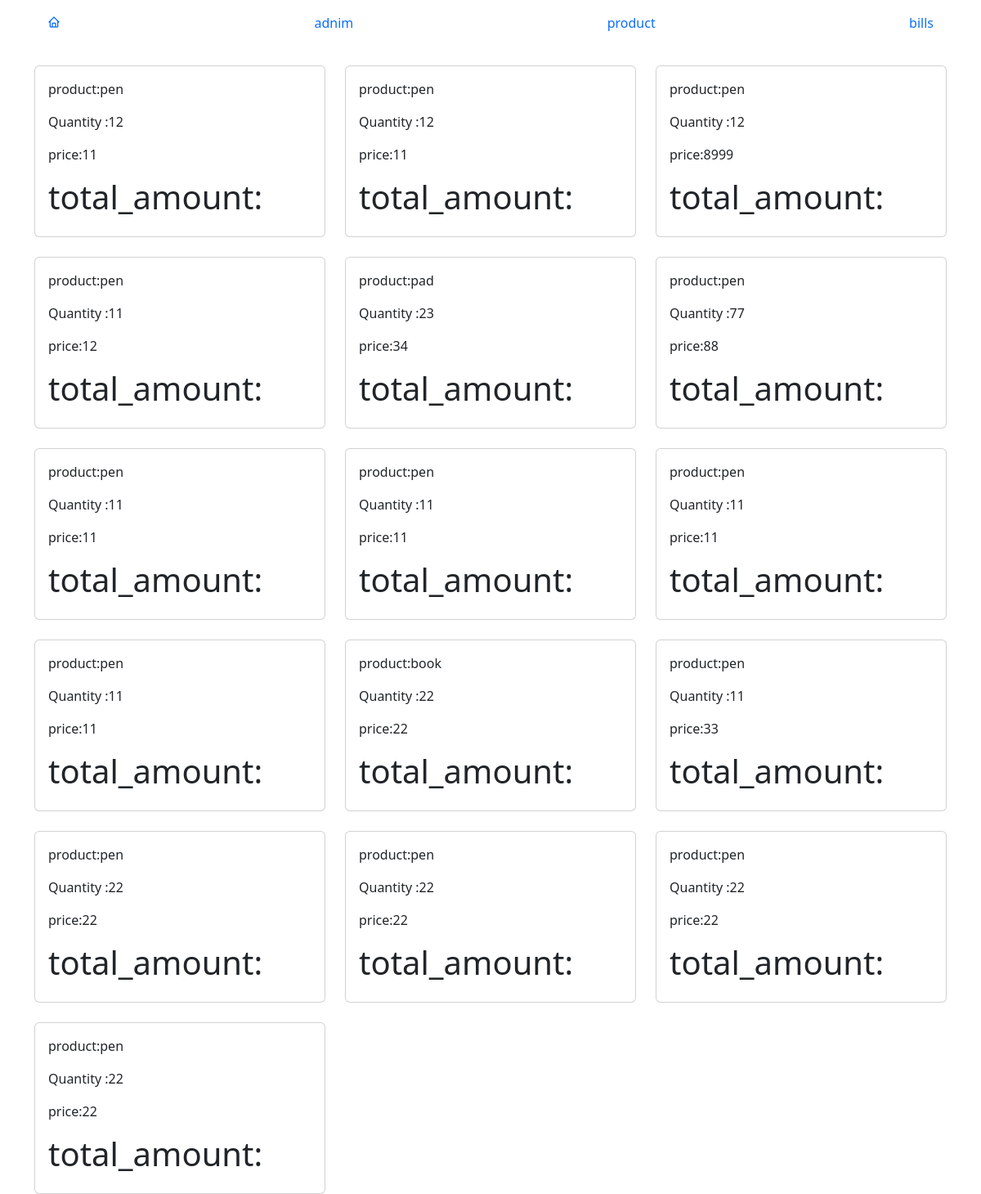
The app's page /total/ with its own data.
### testapp/models.py (models this page shows)
class Bills(models.Model):
    product = models.ForeignKey("product_details",related_name="product",on_delete=models.CASCADE)
    materil = models.ForeignKey("product_details",related_name="materials",on_delete=models.CASCADE)
    Quantity = models.IntegerField()
    price = models.IntegerField()

class product_details(models.Model):
    product_name = models.CharField(max_length=100)
    material = models.CharField(max_length=100)
    img = models.ImageField(upload_to="userimage/",blank=True)
    def __str__(self):
        return self.product_name

### testapp/views.py (the view)
# urls.py: path("total/",views.total_bills,name='total')
def total_bills(request):
    kumar=Bills.objects.all()
    return render(request,"total_bills.html",{'kumar':kumar})

### templates/total_bills.html
{% extends "base.html" %}
    {% block contunt %}
    <div class="container">
        <div class="jumbotron">
            <div class="row">
                {% for i in kumar %}
                <div class="col-md-4"><br>
                    <div class="card card-body">
                        <p>product:{{ i.product }}</p>
                       <p> Quantity :{{ i.Quantity  }}</p>
                       <p>price:{{ i.price }}</p>
                       <h1>total_amount:{{ i.total_amount }}</h1>
                    </div>
                </div>
                {% endfor %}
            </div>
        </div>
    </div>
    {% endblock %}

### templates/base.html (shortened to what this page needs)
<!DOCTYPE html>
<html lang="en">
<head>
    <link href="https://cdn.jsdelivr.net/npm/bootstrap@5.3.2/dist/css/bootstrap.min.css" rel="stylesheet">
    <link href='https://unpkg.com/boxicons@2.1.4/css/boxicons.min.css' rel='stylesheet'>
</head>
<body>
    <nav calss="navbar navbar-light bg-light">
        <div class="container">
            <div class="nav navbar">
                <div class="nav-item">
                    <a href="{% url 'home' %}" class="nav-link"><i class='bx bx-home'></i></a>
                </div>
                <div class="nav-item">
                    <a href="#" class="nav-link">adnim</a>
                </div>
                <div class="nav-item">
                    <a href="{% url 'bills' %}" class="nav-link">product</a>
                </div>
                <div class="nav-item">
                    <a href="{% url 'total' %}" class="nav-link">bills</a>
                </div>
            </div>
        </div>
    </nav>
    {% block contunt %}
    {% endblock %}
</body>
</html>

### records on screen
Bills: product "pen", Quantity "12", price "11"
Bills: product "pen", Quantity "12", price "11"
Bills: product "pen", Quantity "12", price "8999"
Bills: product "pen", Quantity "11", price "12"
Bills: product "pad", Quantity "23", price "34"
Bills: product "pen", Quantity "77", price "88"
Bills: product "pen", Quantity "11", price "11"
Bills: product "pen", Quantity "11", price "11"
Bills: product "pen", Quantity "11", price "11"
Bills: product "pen", Quantity "11", price "11"
Bills: product "book", Quantity "22", price "22"
Bills: product "pen", Quantity "11", price "33"
Bills: product "pen", Quantity "22", price "22"
Bills: product "pen", Quantity "22", price "22"
Bills: product "pen", Quantity "22", price "22"
Bills: product "pen", Quantity "22", price "22"
